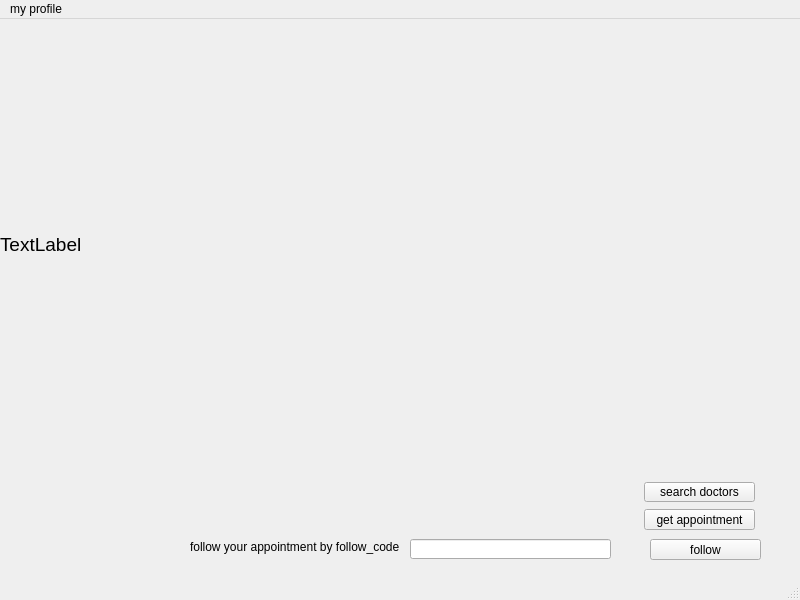
<?xml version="1.0" encoding="UTF-8"?>
<ui version="4.0">
 <class>MainWindow</class>
 <widget class="QMainWindow" name="MainWindow">
  <property name="geometry">
   <rect>
    <x>0</x>
    <y>0</y>
    <width>800</width>
    <height>600</height>
   </rect>
  </property>
  <property name="windowTitle">
   <string>MainWindow</string>
  </property>
  <widget class="QWidget" name="centralwidget">
   <widget class="QLabel" name="label">
    <property name="geometry">
     <rect>
      <x>0</x>
      <y>0</y>
      <width>781</width>
      <height>451</height>
     </rect>
    </property>
    <property name="font">
     <font>
      <pointsize>14</pointsize>
     </font>
    </property>
    <property name="text">
     <string>TextLabel</string>
    </property>
   </widget>
   <widget class="QPushButton" name="set_appointment">
    <property name="geometry">
     <rect>
      <x>644</x>
      <y>490</y>
      <width>111</width>
      <height>21</height>
     </rect>
    </property>
    <property name="text">
     <string>get appointment</string>
    </property>
   </widget>
   <widget class="QPushButton" name="search_doctors">
    <property name="geometry">
     <rect>
      <x>644</x>
      <y>463</y>
      <width>111</width>
      <height>20</height>
     </rect>
    </property>
    <property name="text">
     <string>search doctors</string>
    </property>
   </widget>
   <widget class="QLabel" name="label_2">
    <property name="geometry">
     <rect>
      <x>190</x>
      <y>520</y>
      <width>251</width>
      <height>16</height>
     </rect>
    </property>
    <property name="text">
     <string>follow your appointment by follow_code</string>
    </property>
   </widget>
   <widget class="QLineEdit" name="appointment_id_input">
    <property name="geometry">
     <rect>
      <x>410</x>
      <y>520</y>
      <width>201</width>
      <height>20</height>
     </rect>
    </property>
   </widget>
   <widget class="QPushButton" name="follow_btn">
    <property name="geometry">
     <rect>
      <x>650</x>
      <y>520</y>
      <width>111</width>
      <height>21</height>
     </rect>
    </property>
    <property name="text">
     <string>follow</string>
    </property>
   </widget>
  </widget>
  <widget class="QMenuBar" name="menubar">
   <property name="geometry">
    <rect>
     <x>0</x>
     <y>0</y>
     <width>800</width>
     <height>21</height>
    </rect>
   </property>
   <widget class="QMenu" name="menumy_orofile">
    <property name="title">
     <string>my profile</string>
    </property>
    <widget class="QMenu" name="menusee_my_appointments">
     <property name="title">
      <string>see my appointments</string>
     </property>
     <addaction name="actionmy_reservations"/>
     <addaction name="actionmy_family_reservations"/>
    </widget>
    <widget class="QMenu" name="menusaved_doctors">
     <property name="title">
      <string>saved doctors</string>
     </property>
     <addaction name="actionview_saved_doctors"/>
     <addaction name="actionadd_saved_doctors"/>
    </widget>
    <addaction name="actionshow"/>
    <addaction name="actionedit"/>
    <addaction name="actionadd_family_member"/>
    <addaction name="separator"/>
    <addaction name="menusee_my_appointments"/>
    <addaction name="actionsee_my_family_appointments"/>
    <addaction name="menusaved_doctors"/>
   </widget>
   <addaction name="menumy_orofile"/>
  </widget>
  <widget class="QStatusBar" name="statusbar"/>
  <action name="actionby_name">
   <property name="text">
    <string>by name</string>
   </property>
   <property name="statusTip">
    <string>choose your doctor by name</string>
   </property>
   <property name="shortcut">
    <string>Ctrl+N</string>
   </property>
  </action>
  <action name="actionby_family">
   <property name="text">
    <string>by family</string>
   </property>
   <property name="statusTip">
    <string>choose your doctor by family</string>
   </property>
   <property name="shortcut">
    <string>Ctrl+F</string>
   </property>
  </action>
  <action name="actionby_specialty">
   <property name="text">
    <string>by specialty</string>
   </property>
   <property name="statusTip">
    <string>choose your doctor by specialty</string>
   </property>
   <property name="shortcut">
    <string>Ctrl+S</string>
   </property>
  </action>
  <action name="actionby_place">
   <property name="text">
    <string>by place</string>
   </property>
   <property name="statusTip">
    <string>choose your doctor by place</string>
   </property>
   <property name="shortcut">
    <string>Ctrl+P</string>
   </property>
  </action>
  <action name="actionshow">
   <property name="text">
    <string>show</string>
   </property>
   <property name="statusTip">
    <string>show profile</string>
   </property>
  </action>
  <action name="actionedit">
   <property name="text">
    <string>edit</string>
   </property>
   <property name="statusTip">
    <string>edit profile</string>
   </property>
  </action>
  <action name="actionadd_family_member">
   <property name="text">
    <string>add family member</string>
   </property>
  </action>
  <action name="actionsee_my_family_appointments">
   <property name="text">
    <string>see my family appointments</string>
   </property>
  </action>
  <action name="actionmy_reservations">
   <property name="text">
    <string>my reservations</string>
   </property>
  </action>
  <action name="actionmy_family_reservations">
   <property name="text">
    <string>my family reservations</string>
   </property>
  </action>
  <action name="actionview_saved_doctors">
   <property name="text">
    <string>view saved doctors</string>
   </property>
  </action>
  <action name="actionadd_saved_doctors">
   <property name="text">
    <string>add saved doctors</string>
   </property>
  </action>
 </widget>
 <resources/>
 <connections/>
</ui>
